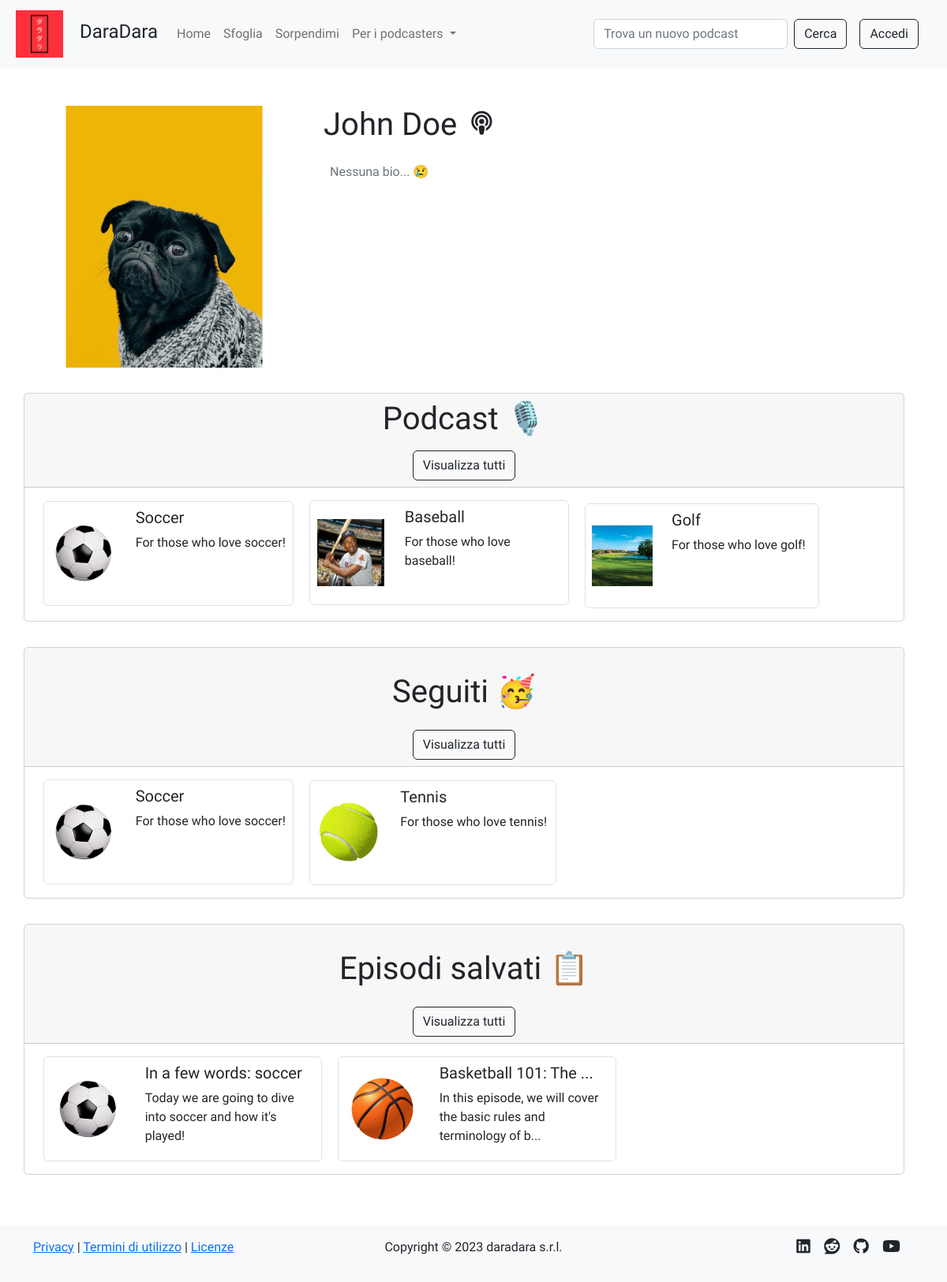
The app's page /profile/1 with its own data.
### tables this page shows
CREATE TABLE "users" (
	"id"	INTEGER NOT NULL UNIQUE,
	"email"	TEXT NOT NULL UNIQUE,
	"password"	TEXT NOT NULL,
	"name"	TEXT NOT NULL,
	"surname"	TEXT NOT NULL,
	"propic"	TEXT NOT NULL,
	"priv_owned"	INTEGER NOT NULL DEFAULT 0,
	"priv_follows"	INTEGER NOT NULL DEFAULT 0,
	"priv_saves"	INTEGER NOT NULL DEFAULT 0,
	"bio"	TEXT,
	PRIMARY KEY("id" AUTOINCREMENT)
);

CREATE TABLE "podcasts" (
	"id"	INTEGER NOT NULL UNIQUE,
	"title"	TEXT NOT NULL UNIQUE,
	"desc"	TEXT NOT NULL,
	"img"	TEXT NOT NULL,
	"id_user"	INTEGER NOT NULL,
	"category"	TEXT,
	PRIMARY KEY("id" AUTOINCREMENT),
	FOREIGN KEY("id_user") REFERENCES "users"("id")
);

CREATE TABLE "follows" (
	"id_user"	INTEGER NOT NULL,
	"id_podcast"	INTEGER NOT NULL,
	"timestamp"	TEXT NOT NULL DEFAULT 'NO_TIMESTAMP',
	FOREIGN KEY("id_user") REFERENCES "users"("id"),
	PRIMARY KEY("id_user","id_podcast")
);

CREATE TABLE "episodes" (
	"id"	INTEGER NOT NULL UNIQUE,
	"title"	TEXT NOT NULL,
	"description"	TEXT NOT NULL,
	"audio"	TEXT NOT NULL,
	"timestamp"	TEXT NOT NULL,
	"id_podcast"	INTEGER NOT NULL,
	FOREIGN KEY("id_podcast") REFERENCES "podcasts"("id"),
	PRIMARY KEY("id" AUTOINCREMENT)
);

### app.py (the view)
@app.route('/profile/<int:id>')
def profile(id: int):
    user = dao.get_user(id)
    if not user:
        flash(message='L\'utente cercato non esiste', category='warning')
        return redirect(session.get('previous_url', '/'))
    podcasts = dao.get_podcasts_by_user(id_user=id)
    follows = dao.get_follows_join_podcasts(id_user=id)
    saves = dao.get_saves_join_episodes_podcasts(id_user=id)
    privacy = [dao.get_priv_owned(id), dao.get_priv_follows(id), dao.get_priv_saves(id)]
    creators = dao.get_creators()
    is_creator = False
    if creators:
        for creator in creators:
            if creator['id'] == user['id']:
                is_creator = True
    is_owner = False
    if current_user.is_authenticated and current_user.id == id: # type: ignore
        is_owner = True
    session['previous_url'] = request.url
    return render_template('profile.html', user=user, podcasts=podcasts, follows=follows, saves=saves, privacy=privacy, is_creator=is_creator, is_owner=is_owner)

### templates/profile.html (shortened to what this page needs)
{% extends 'layout.html' %}
{% block stylesheets %} <link rel="stylesheet" href="{{url_for('static', filename='stylesheets/profile.css')}}"> {% endblock %}
{% block content %}
<header class="row">
    <div class="row col-12 col-lg-4 d-flex justify-content-center align-items-center">
        <img src="{{url_for('static', filename='uploads/images/propics/{0}{1}'.format(user.id, user.propic))}}" class="img-fluid rounded-4" alt="Immagine del profilo di {{user.name}}">
    </div>
    <article class="col">
        <section class="row display-4 mt-3 mt-lg-0 mb-3 mx-lg-0 mx-2">
            <h1 class="text-nowrap text-center text-lg-start">{{user.name}} {{user.surname}}
                {% if is_creator %}
                <i class="ms-2 fa-solid fa-podcast fa-xs"></i>
                {% endif %}
            </h1>
        </section>
        <section class="row mx-lg-0 mx-2 ps-2">
            {% if not user.bio %}
                {% if is_owner %}
                <p class="text-muted">
                    Nessuna bio... 😢 <a class="vanilla-a" data-bs-toggle="modal" data-bs-target="#editBio"> vuoi aggiungerne una?</a>
                </p>
                {% else %}
                <p class="text-muted">
                    Nessuna bio... 😢
                </p>
                {% endif %}
            {% else %}
                <p class="text-center text-lg-start">{{user.bio}}
                    {% if is_owner %}
                        <a data-bs-toggle="modal" data-bs-target="#editBio" class="vanilla-a"><i class="ms-2">Modifica bio</i><i class="fa-solid fa-pen-to-square ms-2"></i></a>
                    {% endif %}
                </p>
            {% endif %}
        </section>
    </article>
</header>
<main class="row mt-lg-3">
    {% if is_owner or (is_creator and privacy[0] == 0) %}
    <div class="row mt-3">
        <article id="owned" class="card mb-3 mx-lg-0 mx-2 p-0">
            <div class="row g-0">
                <section class="col-12 col-xxl-3 card-header d-flex flex-column justify-content-evenly align-items-center display-6">
                    <p class="row text-nowrap text-wrapper">Podcast 🎙️</p>
                    {% if is_creator %}
                    <div class="row g-5">
                            <a href="{{url_for('owned', id=user.id)}}" class="col btn btn-light btn-outline-dark text-nowrap">Visualizza tutti</a>
                    </div>
                    {% endif %}
                </section>
                <section class="col">
                    <div class="card-body row g-2">
                        {% if is_creator %}
                        <div class="card-scroll">
                            {% for podcast in podcasts[:5] %}
                            <article class="d-inline-block mx-2 border rounded-2 px-2">
                                <div class="row">
                                <a href="{{url_for('podcast', id=podcast.id)}}" class="col-4 d-flex align-items-center justify-content-center">
                                    <img src="{{url_for('static', filename='uploads/images/covers/{0}{1}'.format(podcast.id, podcast.img))}}" class="card-scroll-img img-card img-fluid" alt="Immagine {{podcast.title}}">
                                </a>
                                <section class="card-scroll-info col-8 mt-2">
                                    {% if podcast.title|length > 23 %}
                                        <h5 class="text-wrap text-break"><a href="{{url_for('podcast', id=podcast.id)}}">{{podcast.title[:20]}}...</a></h5>
                                    {% else %}
                                        <h5 class="text-wrap text-break"><a href="{{url_for('podcast', id=podcast.id)}}">{{podcast.title}}</a></h5>
                                    {% endif %}
                                    {% if podcast.desc|length > 70 %}
                                        <p class="card-scroll-info-text text-wrap text-break">{{podcast.desc[:67]}}...</p>
                                    {% else %}
                                        <p class="card-scroll-info-text text-wrap text-break">{{podcast.desc}}</p>
                                    {% endif %}
                                </section>
                                </div>
                            </article>
                            {% endfor %}
                        </div>
                        {% else %}
                            <article>
                                <h5 class="card-title mb-0">Nulla da vedere! 👀</h5>
                                <p class="card-text">Diventa un podcaster per pubblicare il tuo primo podcast!</p>
                            </article>
                        {% endif %}
                    </div>
                </section>
            </div>
        </article>
    </div>
    {% endif %}
    {% if is_owner or (not is_owner and privacy[1] == 0) %}
    <div class="row mt-3">
        <article id="follows" class="card mb-3 mx-lg-0 mx-2 p-0">
            <div class="row g-0">
                <section class="col-12 col-xxl-3 card-header d-flex flex-column justify-content-evenly align-items-center display-6">
                    <div class="row my-4 d-flex justify-content-center align-items-center">
                        <p class="text-nowrap text-center mb-0">Seguiti 🥳</p>
                    </div>
                    {% if is_owner %}
                        <div class="row g-5">
                            <a href="{{url_for('privatize_follows', id=user.id)}}" class="col d-flex justify-content-center align-items-center"><i class="fa-solid fa-eye{% if privacy[1]==1 %}-slash{% endif %} fa-xxs"></i></a>
                            {% if follows|length > 0 %}
                                <a href="{{url_for('follows', id=user.id)}}" class="col btn btn-light btn-outline-dark text-nowrap">Visualizza tutti</a>
                            {% elif follows|length == 0 and is_owner %}
                                <a href="{{url_for('categories')}}" class="col btn btn-light btn-outline-dark text-nowrap">Trova podcasts</a>
                            {% endif %}
                        </div>
                    {% else %}
                        {% if follows|length > 0 %}
                        <div class="row g-5">
                            <a href="{{url_for('follows', id=user.id)}}" class="col btn btn-light btn-outline-dark text-nowrap">Visualizza tutti</a>
                        </div>
                        {% elif follows|length == 0 and is_owner %}
                        <div class="row g-5">
                            <a href="{{url_for('categories')}}" class="col btn btn-light btn-outline-dark text-nowrap">Trova podcasts</a>
                        </div>
                        {% endif %}
                    {% endif %}
                </section>
                <section class="col">
                    <div class="card-body row g-2">
                        {% if follows %}
                        <div class="card-scroll">
                            {% for follow in follows[:5] %}
                            <article class="d-inline-block mx-2 border rounded-2 px-2">
                                <div class="row">
                                    <a href="{{url_for('podcast', id=follow.id_podcast)}}" class="col-4 d-flex align-items-center justify-content-center">
                                        <img src="{{url_for('static', filename='uploads/images/covers/{0}{1}'.format(follow.id, follow.img))}}" class="card-scroll-img img-card img-fluid" alt="Immagine {{follow.title}}">
                                    </a>
                                    <section class="card-scroll-info col-8 mt-2">
                                        {% if follow.title|length > 23 %}
                                            <h5 class="text-wrap text-break"><a href="{{url_for('podcast', id=follow.id_podcast)}}">{{follow.title[:20]}}...</a></h5>
                                        {% else %}
                                            <h5 class="text-wrap text-break"><a href="{{url_for('podcast', id=follow.id_podcast)}}">{{follow.title}}</a></h5>
                                        {% endif %}
                                        {% if follow.desc|length > 70 %}
                                            <p class="card-scroll-info-text text-wrap text-break">{{follow.desc[:67]}}...</p>
                                        {% else %}
                                            <p class="card-scroll-info-text text-wrap text-break">{{follow.desc}}</p>
                                        {% endif %}
                                    </section>
                                </div>
                            </article>
                            {% endfor %}
                        </div>
                        {% endif %}
                    </div>
                </section>
            </div>
        </article>
    </div>
    {% endif %}
    {% if is_owner or (not is_owner and privacy[2] == 0) %}
    <div class="row mt-3">
        <article id="saves" class="card mb-3 mx-lg-0 mx-2 p-0">
            <div class="row g-0">
                <section class="col-12 col-xxl-3 card-header d-flex flex-column justify-content-evenly align-items-center display-6">
                    <div class="row my-4 d-flex justify-content-center align-items-center">
                        <p class="text-nowrap text-center mb-0">Episodi salvati 📋</p>
                    </div>
                    {% if is_owner %}
                        <div class="row g-5">
                            <a href="{{url_for('privatize_saves', id=user.id)}}" class="col d-flex justify-content-center align-items-center"><i class="fa-solid fa-eye{% if privacy[2]==1 %}-slash{% endif %} fa-xxs"></i></a>
                            {% if saves|length > 0 %}
                                <a href="{{url_for('saves', id=user.id)}}" class="col btn btn-light btn-outline-dark text-nowrap">Visualizza tutti</a>
                            {% elif saves|length == 0 and is_owner %}
                                <a href="{{url_for('categories')}}" class="col btn btn-light btn-outline-dark text-nowrap">Trova podcasts</a>
                            {% endif %}
                        </div>
                    {% else %}
                        {% if saves|length > 0 %}
                        <div class="row g-5">
                            <a href="{{url_for('saves', id=user.id)}}" class="col btn btn-light btn-outline-dark text-nowrap">Visualizza tutti</a>
                        </div>
                        {% elif saves|length == 0 and is_owner %}
                        <div class="row g-5">
                            <a href="{{url_for('categories')}}" class="col btn btn-light btn-outline-dark text-nowrap">Trova podcasts</a>
                        </div>
                        {% endif %}
                    {% endif %}
                </section>
                <section class="col">
                    <div class="card-body g-2">
                        {% if saves %}
                        <div class="card-scroll">
                            {% for save in saves[:5] %}
                            <article class="d-inline-block mx-2 border rounded-2 px-2">
                                <div class="row">
                                    <a href="{{url_for('episode', id_pod=save.id, id_ep=save.ep_id)}}" class="col-4 d-flex align-items-center justify-content-center">
                                        <img src="{{url_for('static', filename='uploads/images/covers/{0}{1}'.format(save.id, save.img))}}" class="card-scroll-img img-card img-fluid" alt="Immagine {{save.title}}">
                                    </a>
                                    <section class="card-scroll-info col-8 mt-2">
                                        {% if save.title|length > 23 %}
                                            <h5 class="text-wrap text-break"><a href="{{url_for('episode', id_pod=save.id, id_ep=save.ep_id)}}">{{save.title[:20]}}...</a></h5>
                                        {% else %}
                                            <h5 class="text-wrap text-break"><a href="{{url_for('episode', id_pod=save.id, id_ep=save.ep_id)}}">{{save.title}}</a></h5>
                                        {% endif %}
                                        {% if save.desc|length > 70 %}
                                            <p class="card-scroll-info-text text-wrap text-break">{{save.desc[:67]}}...</p>
                                        {% else %}
                                            <p class="card-scroll-info-text text-wrap text-break">{{save.desc}}</p>
                                        {% endif %}
                                    </section>
                                </div>
                            </article>
                            {% endfor %}
                        </div>
                        {% endif %}
                    </div>
                </section>
            </div>
        </article>
    </div>
    {% endif %}
</main>
{% endblock %}

### records on screen
users: id+propic (picture), name "John", surname "Doe"
podcasts: id+img (picture), title "Soccer", desc "For those who love soccer!"
podcasts: id+img (picture), title "Baseball", desc "For those who love baseball!"
podcasts: id+img (picture), title "Golf", desc "For those who love golf!"
follows: img (picture), title "Soccer", desc "For those who love soccer!"
follows: img (picture), title "Tennis", desc "For those who love tennis!"
episodes: img (picture), title "In a few words: soccer", desc "Today we are going to dive into soccer and how it's played!"
episodes: img (picture), title "Basketball 101: The", description "In this episode, we will cover the basic rules and terminology of b"
